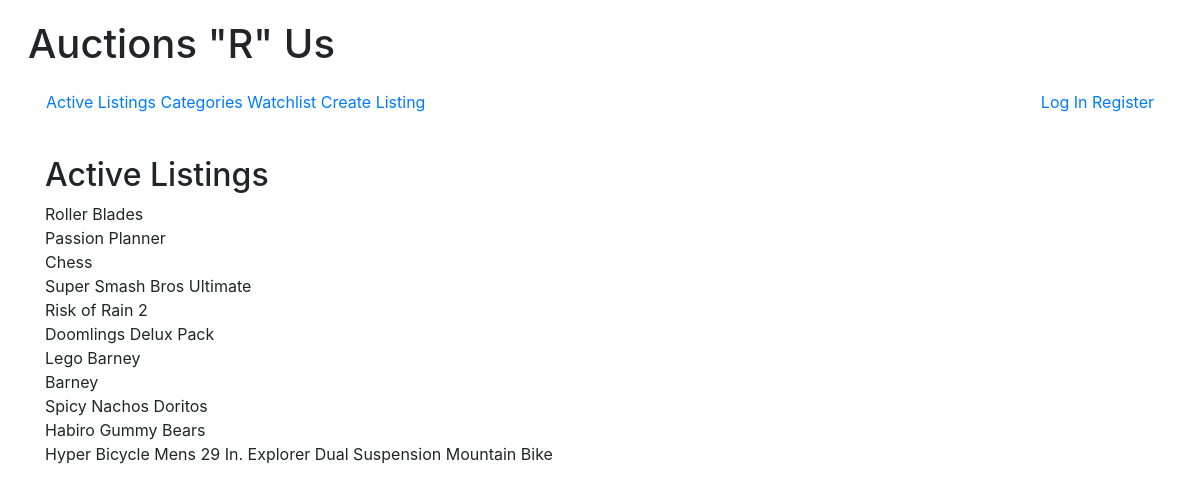
The page / on the database its author committed.
### auctions/models.py (models this page shows, shortened)
class Auction(models.Model):
    title = models.CharField(max_length=64)
    description = models.TextField(max_length=512)
    starting_bid = models.DecimalField(max_digits=9, decimal_places=2, default=0.00)
    current_bid = models.DecimalField(max_digits=9, decimal_places=2, default=0.00)
    category = models.ForeignKey(Category, on_delete=models.CASCADE, related_name="auction_category", blank=True, null=True) # related_name search all the auctions with a given category
    imageURL = models.URLField(blank=True)
    seller = models.ForeignKey(User, on_delete=models.CASCADE, related_name="auction_seller")
    closed = models.BooleanField(default=False)
    creation_date = models.DateTimeField(auto_now_add=True)
    update_date = models.DateTimeField(auto_now=True, null=True)

### auctions/views.py (the view)
# urls.py: path("", views.index, name="index"),
def index(request):
    return render(request, "auctions/index.html", {
        "auctions": Auction.objects.filter(closed=False).order_by('-creation_date')
    })

### auctions/models.py (called while the page is built)
    def __str__(self):
        return f"{self.title}"

### auctions/templates/auctions/index.html (shortened to what this page needs)
{% extends "auctions/layout.html" %}
{% load static %}
{% block body %}
    <div class="container py-3">
        <h2>Active Listings</h2>
        {% for auction in auctions %}
        <div class="accordion">
            <div class="accordion-item">
                <div class="accordion-title" onclick="toggleAccordian(this)">{{ auction.title }}</div>
            </div>
        </div>
        {% endfor %}
    </div>
{% endblock %}

### auctions/static/auctions/uaa490styles.css (style rules this page uses)
body { grid-template-columns: 10% 80% 10%; margin: 10px; padding: 10px; }

### rows shown on the page
Auction: title "Roller Blades"
Auction: title "Passion Planner"
Auction: title "Chess"
Auction: title "Super Smash Bros Ultimate"
Auction: title "Risk of Rain 2"
Auction: title "Doomlings Delux Pack"
Auction: title "Lego Barney"
Auction: title "Barney"
Auction: title "Spicy Nachos Doritos"
Auction: title "Habiro Gummy Bears"
Auction: title "Hyper Bicycle Mens 29 In. Explorer Dual Suspension Mountain Bike"
